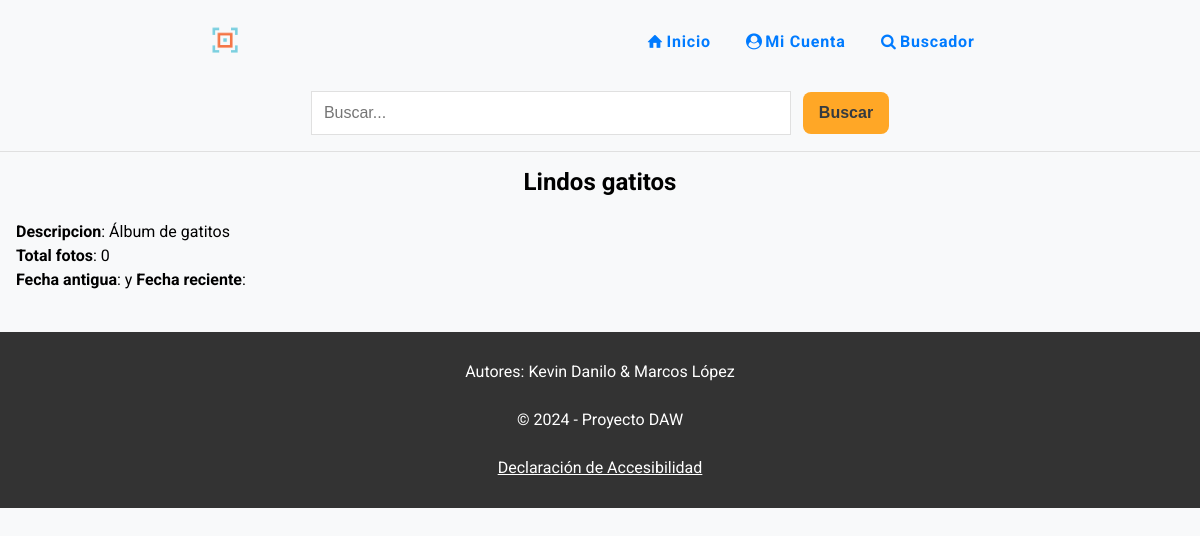
The app's page /album.php?id=3 (signed in), older data.
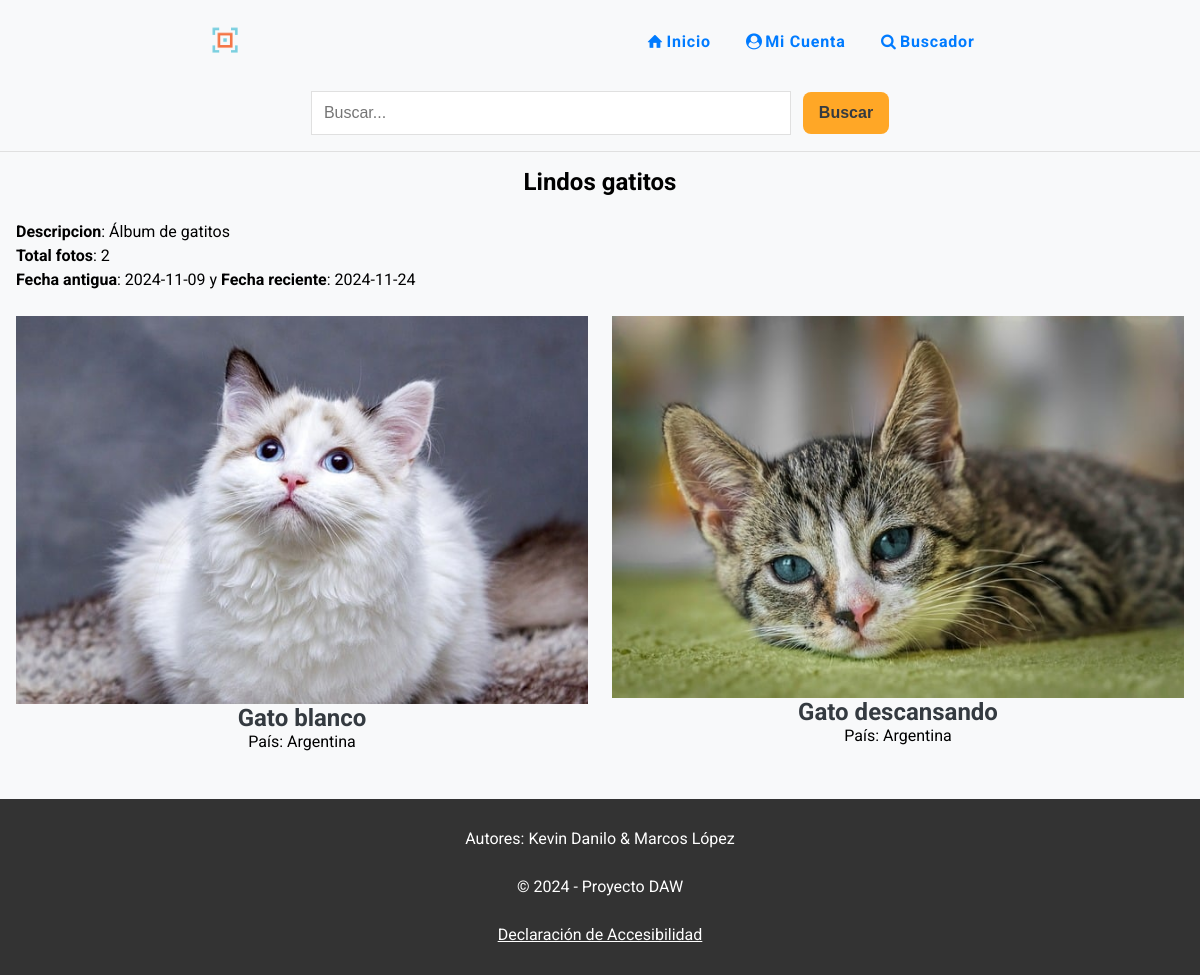
The same page, newer data.
### tables this page shows
CREATE TABLE `fotos` (
  `idFoto` int(11) NOT NULL,
  `titulo` varchar(255) NOT NULL,
  `descripcion` varchar(500) DEFAULT NULL,
  `fecha` date DEFAULT NULL,
  `pais` int(11) NOT NULL,
  `album` int(11) NOT NULL,
  `fichero` varchar(255) NOT NULL,
  `alternativo` varchar(255) DEFAULT NULL,
  `fRegistro` timestamp NOT NULL DEFAULT current_timestamp() ON UPDATE current_timestamp()
);

CREATE TABLE `paises` (
  `idPais` int(11) NOT NULL,
  `nomPais` varchar(100) NOT NULL
);

### album.php (the view, shortened to what this page needs)
<?php
include "inc/html-start.php";
include "inc/cabecera.php";
include "inc/conexion-db.php";
$idAlbum = $_GET['id'];
$sqlAlbum = "SELECT titulo, descripcion, usuario FROM albumes WHERE idAlbum = $idAlbum";
$sqlFoto = "SELECT titulo, pais, fichero, alternativo, nomPais, fecha FROM fotos JOIN paises ON pais = idPais WHERE album = $idAlbum";
if (!($resultAlbum = $conn->query($sqlAlbum))) {
  echo "<p>Error al ejecutar la sentencia <b>$sqlAlbum</b>: " . $conn->error . "</p>";
  exit;
}
if (!($resultFoto = $conn->query($sqlFoto))) {
  echo "<p>Error al ejecutar la sentencia <b>$sqlFoto</b>: " . $conn->error . "</p>";
  exit;
}
$album = $resultAlbum->fetch_assoc();
$totalFotos = $resultFoto->num_rows;
$fechaMasAntigua = null;
$fechaMasReciente = null;
while ($foto = $resultFoto->fetch_assoc()) {
  $fecha = $foto['fecha'];
  if ($fechaMasAntigua == null || $fecha < $fechaMasAntigua) {
    $fechaMasAntigua = $fecha;
  }
  if ($fechaMasReciente == null || $fecha > $fechaMasReciente) {
    $fechaMasReciente = $fecha;
  }
}
$resultFoto->data_seek(0);
?>
<main id="album-container">
  <section id="section-album">
    <h1><?= $album['titulo'] ?></h1>
    <div>
      <p><strong>Descripcion</strong>: <?= $album['descripcion'] ?></p>
      <p><strong>Total fotos</strong>: <?= $totalFotos ?></p>
      <p><strong>Fecha antigua</strong>: <?= $fechaMasAntigua ?> y <strong>Fecha reciente</strong>: <?= $fechaMasReciente ?></p>
    </div>
  </section>
  <article id="article-album-fotos">
    <?php while ($foto = $resultFoto->fetch_assoc()): ?>
      <div>
        <img src="fotos/<?= $foto['fichero'] ?>" alt="<?= $foto['alternativo'] ?>">
        <h2><?= $foto['titulo'] ?></h2>
        <p>País: <?= $foto['nomPais'] ?></p>
      </div>
      <?php endwhile; ?>
  </article>
</main>
<?php
include "inc/pie.php";
include "inc/html-end.php";
?>

Row changes from the older to the newer data that the page shows:
added fotos: fecha "2024-11-09", fichero (picture), titulo "Gato blanco", pais.nomPais "Argentina"
added fotos: fecha "2024-11-24", fichero (picture), titulo "Gato descansando", pais.nomPais "Argentina"
Text that changed along with them:
$totalFotos: "0" → "2"
